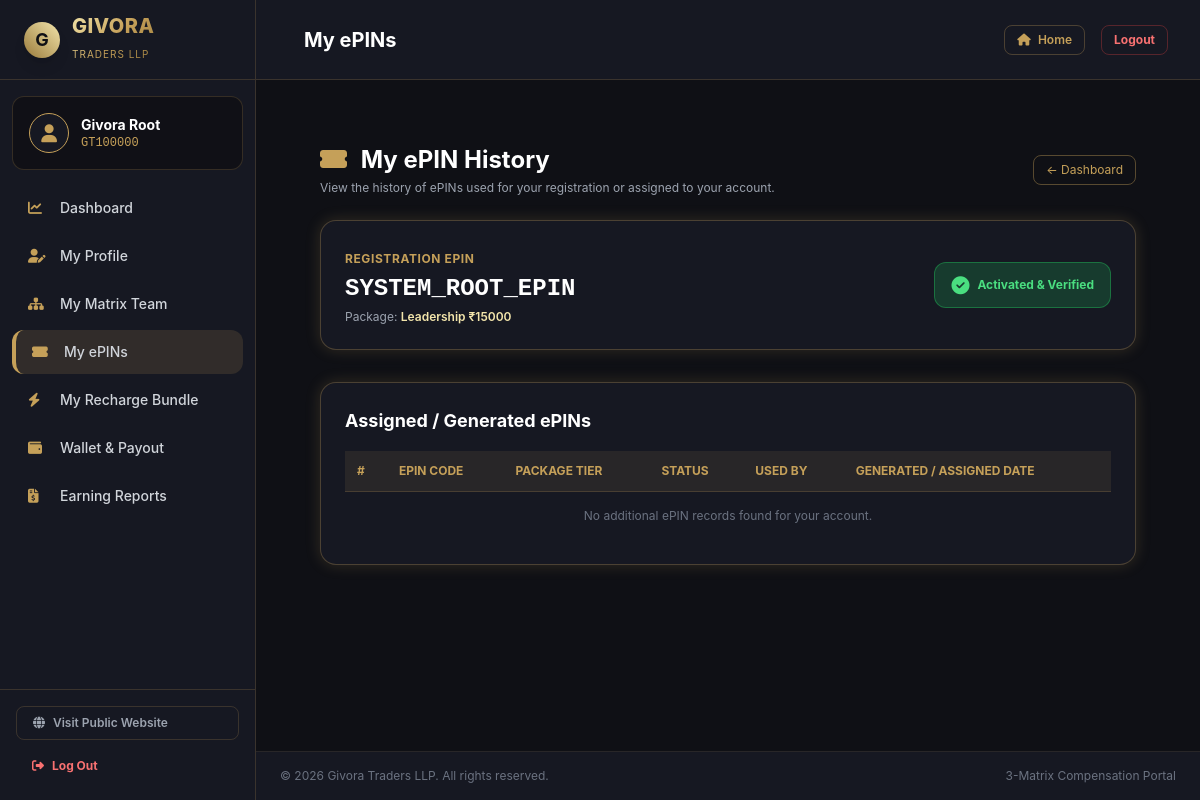
Page /customer/pins.php (signed in) on the committed database.
### tables this page shows
CREATE TABLE IF NOT EXISTS members (
    id INT AUTO_INCREMENT PRIMARY KEY,
    member_id VARCHAR(20) NOT NULL UNIQUE,
    sponsor_id VARCHAR(20) DEFAULT NULL,
    placement_parent_id VARCHAR(20) DEFAULT NULL,
    matrix_position INT DEFAULT NULL,
    name VARCHAR(100) NOT NULL,
    email VARCHAR(100) NOT NULL,
    phone VARCHAR(20) NOT NULL,
    password VARCHAR(255) NOT NULL,
    used_epin VARCHAR(50) NOT NULL,
    package_type ENUM('Foundation_5000', 'Leadership_15000', 'Recharge_1200', 'Gas_3000', 'Recharge_Bundle_5400') NOT NULL,
    profile_image VARCHAR(255) DEFAULT NULL,
    status ENUM('Active', 'Inactive') NOT NULL DEFAULT 'Active',
    p2_status ENUM('Inactive', 'Active') NOT NULL DEFAULT 'Inactive',
    p2_placement_parent_id VARCHAR(20) DEFAULT NULL,
    p2_matrix_position INT DEFAULT NULL,
    p2_created_at TIMESTAMP NULL DEFAULT NULL,
    created_at TIMESTAMP DEFAULT CURRENT_TIMESTAMP,
    INDEX idx_sponsor (sponsor_id),
    INDEX idx_parent (placement_parent_id),
    INDEX idx_p2_parent (p2_placement_parent_id)
);

### includes/functions.php (called while the page is built, shortened)
<?php
function getLoggedInMember() {
    $pdo = getDBConnection();
    $stmt = $pdo->prepare("SELECT * FROM members WHERE member_id = ?");
    $stmt->execute([$_SESSION['member_id']]);
    return $stmt->fetch();
}

### customer/pins.php (the view, shortened to what this page needs)
<?php
require_once __DIR__ . '/../includes/functions.php';
$member = getLoggedInMember();
$page_title = "My ePINs";
$pdo = getDBConnection();
$stmt = $pdo->prepare("SELECT * FROM epins WHERE used_by_member_id = ? OR assigned_to = ? ORDER BY created_at DESC");
$stmt->execute([$member['member_id'], $member['member_id']]);
$epins = $stmt->fetchAll();
require_once __DIR__ . '/../includes/header.php';
?>
<div class="py-8 max-w-7xl mx-auto px-4 sm:px-6 lg:px-8">
    <div class="mb-6 flex justify-between items-center">
        <div>
            <h1 class="text-2xl font-bold text-white"><i class="fas fa-ticket-alt text-gold mr-2"></i> My ePIN History</h1>
            <p class="text-xs text-gray-400 mt-1">View the history of ePINs used for your registration or assigned to your account.</p>
        </div>
        <a href="/customer/dashboard.php" class="text-xs text-gold border border-gold/40 px-3 py-1.5 rounded-lg hover:bg-gold/10">← Dashboard</a>
    </div>
    <div class="bg-darkcard p-6 rounded-2xl gold-border-glow mb-8 flex flex-col sm:flex-row items-center justify-between gap-4">
        <div>
            <span class="text-xs text-gold font-bold uppercase tracking-wider">Registration ePIN</span>
            <div class="text-2xl font-mono font-extrabold text-white mt-1"><?php echo htmlspecialchars($member['used_epin']); ?></div>
            <p class="text-xs text-gray-400 mt-1">Package: <span class="text-goldlight font-semibold"><?php echo str_replace('_', ' ₹', $member['package_type']); ?></span></p>
        </div>
        <div class="px-4 py-2 bg-green-500/20 border border-green-500/40 text-green-400 rounded-xl font-bold text-xs flex items-center">
            <i class="fas fa-check-circle text-lg mr-2"></i> Activated & Verified
        </div>
    </div>
    <div class="bg-darkcard p-6 rounded-2xl gold-border-glow">
        <h2 class="text-lg font-bold text-white mb-4">Assigned / Generated ePINs</h2>
        <div class="overflow-x-auto">
            <table class="w-full text-left text-xs text-gray-300">
                <thead class="bg-gold/10 text-gold uppercase border-b border-gold/20">
                    <tr>
                        <th class="p-3">#</th>
                        <th class="p-3">ePIN Code</th>
                        <th class="p-3">Package Tier</th>
                        <th class="p-3">Status</th>
                        <th class="p-3">Used By</th>
                        <th class="p-3">Generated / Assigned Date</th>
                    </tr>
                </thead>
                <tbody class="divide-y divide-gold/10">
                    <?php if (empty($epins)): ?>
                        <tr>
                            <td colspan="6" class="p-4 text-center text-gray-500">No additional ePIN records found for your account.</td>
                        </tr>
                    <?php else: foreach ($epins as $idx => $pin): ?>
                        <tr>
                            <td class="p-3 text-gray-500"><?php echo $idx + 1; ?></td>
                            <td class="p-3 font-mono font-bold text-gold text-sm"><?php echo htmlspecialchars($pin['epin_code']); ?></td>
                            <td class="p-3 font-semibold text-white"><?php echo str_replace('_', ' ₹', $pin['package_type']); ?></td>
                            <td class="p-3">
                                <?php if ($pin['status'] === 'Used'): ?>
                                    <span class="px-2 py-0.5 rounded bg-red-500/20 text-red-400 font-bold">Used</span>
                                <?php else: ?>
                                    <span class="px-2 py-0.5 rounded bg-green-500/20 text-green-400 font-bold">Unused / Ready</span>
                                <?php endif; ?>
                            </td>
                            <td class="p-3 font-mono text-gray-300"><?php echo htmlspecialchars($pin['used_by_member_id'] ?: 'N/A'); ?></td>
                            <td class="p-3 text-gray-400 font-mono"><?php echo date('d M Y, H:i', strtotime($pin['created_at'])); ?></td>
                        </tr>
                    <?php endforeach; endif; ?>
                </tbody>
            </table>
        </div>
    </div>
</div>
<?php require_once __DIR__ . '/../includes/footer.php'; ?>

### includes/header.php (shortened to what this page needs)
<?php
$is_member = isset($_SESSION['member_id']);
$logged_member = null;
if ($is_member) {
    require_once __DIR__ . '/functions.php';
    $logged_member = getLoggedInMember();
}
$script_uri = $_SERVER['REQUEST_URI'] ?? '';
$is_customer_section = (strpos($script_uri, '/customer/') !== false);
$is_admin_section = (strpos($script_uri, '/admin/') !== false);
$is_sidebar_layout = $is_customer_section || $is_admin_section;
$current_page = basename($_SERVER['PHP_SELF']);
?>
<!DOCTYPE html>
<html lang="en" class="dark">
<head>
    <script src="https://cdn.tailwindcss.com"></script>
    <link rel="stylesheet" href="https://cdnjs.cloudflare.com/ajax/libs/font-awesome/6.4.0/css/all.min.css">
</head>
<body class="min-h-screen flex flex-col justify-between">
<?php if ($is_sidebar_layout): ?>
    <div class="min-h-screen flex flex-col md:flex-row bg-darkbg w-full">
        <aside id="sidebar-menu" class="fixed md:static inset-y-0 left-0 w-64 bg-darkcard border-r border-gold/20 flex flex-col justify-between z-50 transform -translate-x-full md:translate-x-0 transition-transform duration-300 ease-in-out flex-shrink-0">
            <div>
                <div class="h-20 px-6 flex items-center border-b border-gold/20">
                    <a href="/index.php" class="flex items-center space-x-3">
                        <div class="w-9 h-9 rounded-full bg-gradient-to-tr from-golddark to-goldlight flex items-center justify-center font-bold text-darkbg text-lg shadow-lg">
                            G
                        </div>
                        <span class="text-xl font-extrabold gold-gradient-text tracking-wide">GIVORA <span class="text-[10px] text-gold/70 block tracking-widest font-normal">TRADERS LLP</span></span>
                    </a>
                </div>
                <div class="p-4 mx-3 my-4 rounded-xl bg-darkbg/80 border border-gold/20 flex items-center space-x-3">
                    <?php if ($is_customer_section && $logged_member): ?>
                        <div class="w-10 h-10 rounded-full border border-gold bg-darkcard flex items-center justify-center text-gold text-lg font-bold flex-shrink-0 overflow-hidden">
                            <?php if (!empty($logged_member['profile_image'])): ?>
                                <img src="<?php echo htmlspecialchars($logged_member['profile_image']); ?>" class="w-full h-full object-cover">
                            <?php else: ?>
                                <i class="fas fa-user"></i>
                            <?php endif; ?>
                        </div>
                        <div class="overflow-hidden">
                            <div class="text-sm font-bold text-white truncate"><?php echo htmlspecialchars($logged_member['name']); ?></div>
                            <div class="text-xs text-gold font-mono truncate"><?php echo htmlspecialchars($logged_member['member_id']); ?></div>
                        </div>
                    <?php endif; ?>
                </div>
                <nav class="px-3 space-y-1">
                    <?php if ($is_customer_section): ?>
                        <a href="/customer/dashboard.php" class="flex items-center space-x-3 px-4 py-3 rounded-xl text-sm font-medium transition text-gray-300 hover:text-gold hover:bg-gold/5 <?php echo $current_page === 'dashboard.php' ? 'sidebar-item-active font-bold' : ''; ?>">
                            <i class="fas fa-chart-line w-5 text-gold"></i>
                            <span>Dashboard</span>
                        </a>
                        <a href="/customer/profile.php" class="flex items-center space-x-3 px-4 py-3 rounded-xl text-sm font-medium transition text-gray-300 hover:text-gold hover:bg-gold/5 <?php echo $current_page === 'profile.php' ? 'sidebar-item-active font-bold' : ''; ?>">
                            <i class="fas fa-user-edit w-5 text-gold"></i>
                            <span>My Profile</span>
                        </a>
                        <a href="/customer/teams.php" class="flex items-center space-x-3 px-4 py-3 rounded-xl text-sm font-medium transition text-gray-300 hover:text-gold hover:bg-gold/5 <?php echo $current_page === 'teams.php' ? 'sidebar-item-active font-bold' : ''; ?>">
                            <i class="fas fa-sitemap w-5 text-gold"></i>
                            <span>My Matrix Team</span>
                        </a>
                        <a href="/customer/pins.php" class="flex items-center space-x-3 px-4 py-3 rounded-xl text-sm font-medium transition text-gray-300 hover:text-gold hover:bg-gold/5 <?php echo $current_page === 'pins.php' ? 'sidebar-item-active font-bold' : ''; ?>">
                            <i class="fas fa-ticket-alt w-5 text-gold"></i>
                            <span>My ePINs</span>
                        </a>
                        <a href="/customer/recharge.php" class="flex items-center space-x-3 px-4 py-3 rounded-xl text-sm font-medium transition text-gray-300 hover:text-gold hover:bg-gold/5 <?php echo $current_page === 'recharge.php' ? 'sidebar-item-active font-bold' : ''; ?>">
                            <i class="fas fa-bolt w-5 text-gold"></i>
                            <span>My Recharge Bundle</span>
                        </a>
                        <a href="/customer/wallet.php" class="flex items-center space-x-3 px-4 py-3 rounded-xl text-sm font-medium transition text-gray-300 hover:text-gold hover:bg-gold/5 <?php echo $current_page === 'wallet.php' ? 'sidebar-item-active font-bold' : ''; ?>">
                            <i class="fas fa-wallet w-5 text-gold"></i>
                            <span>Wallet & Payout</span>
                        </a>
                        <a href="/customer/reports.php" class="flex items-center space-x-3 px-4 py-3 rounded-xl text-sm font-medium transition text-gray-300 hover:text-gold hover:bg-gold/5 <?php echo $current_page === 'reports.php' ? 'sidebar-item-active font-bold' : ''; ?>">
                            <i class="fas fa-file-invoice-dollar w-5 text-gold"></i>
                            <span>Earning Reports</span>
                        </a>
                    <?php endif; ?>
                </nav>
            </div>
            <div class="p-4 border-t border-gold/20 space-y-2">
                <a href="/index.php" class="flex items-center space-x-2 px-4 py-2 rounded-lg text-xs font-semibold text-gray-400 hover:text-gold border border-gold/20 hover:bg-gold/10 transition">
                    <i class="fas fa-globe"></i>
                    <span>Visit Public Website</span>
                </a>
                <a href="/logout.php" class="flex items-center space-x-2 px-4 py-2.5 rounded-lg text-xs font-bold text-red-400 hover:bg-red-500/10 transition">
                    <i class="fas fa-sign-out-alt"></i>
                    <span>Log Out</span>
                </a>
            </div>
        </aside>
        <div class="flex-1 flex flex-col min-w-0">
            <header class="h-20 bg-darkcard border-b border-gold/20 px-4 sm:px-8 flex items-center justify-between sticky top-0 z-30">
                <div class="flex items-center space-x-4">
                    <h2 class="text-lg sm:text-xl font-bold text-white truncate">
                        <?php echo isset($page_title) ? $page_title : "Portal Overview"; ?>
                    </h2>
                </div>
                <div class="flex items-center space-x-4">
                    <a href="/index.php" class="hidden sm:inline-block text-xs font-semibold text-gold border border-gold/30 px-3 py-1.5 rounded-lg hover:bg-gold/10">
                        <i class="fas fa-home mr-1"></i> Home
                    </a>
                    <a href="/logout.php" class="text-xs font-bold text-red-400 border border-red-500/30 px-3 py-1.5 rounded-lg hover:bg-red-500/10">
                        Logout
                    </a>
                </div>
            </header>
            <main class="flex-grow p-4 sm:p-8">
<?php endif; ?>

### includes/header.php (style rules this page uses)
body { background-color: #0f1015; color: #e2e8f0; font-family: 'Inter', system-ui, -apple-system, sans-serif; }
.gold-gradient-text { background: linear-gradient(135deg, #f3e5ab 0%, #c5a059 50%, #9a7b3b 100%); -webkit-background-clip: text; -webkit-text-fill-color: transparent; }
.gold-border-glow { box-shadow: 0 0 15px rgba(197, 160, 89, 0.2); border: 1px solid rgba(197, 160, 89, 0.3); }
.sidebar-item-active { background: rgba(197, 160, 89, 0.15); color: #f3e5ab; border-left: 4px solid #c5a059; }

### rows in the picture
members: name "Givora Root", member "GT100000", used_epin "SYSTEM_ROOT_EPIN", package_type "Leadership ₹15000"

### other values in the picture
$page_title "My ePINs"
